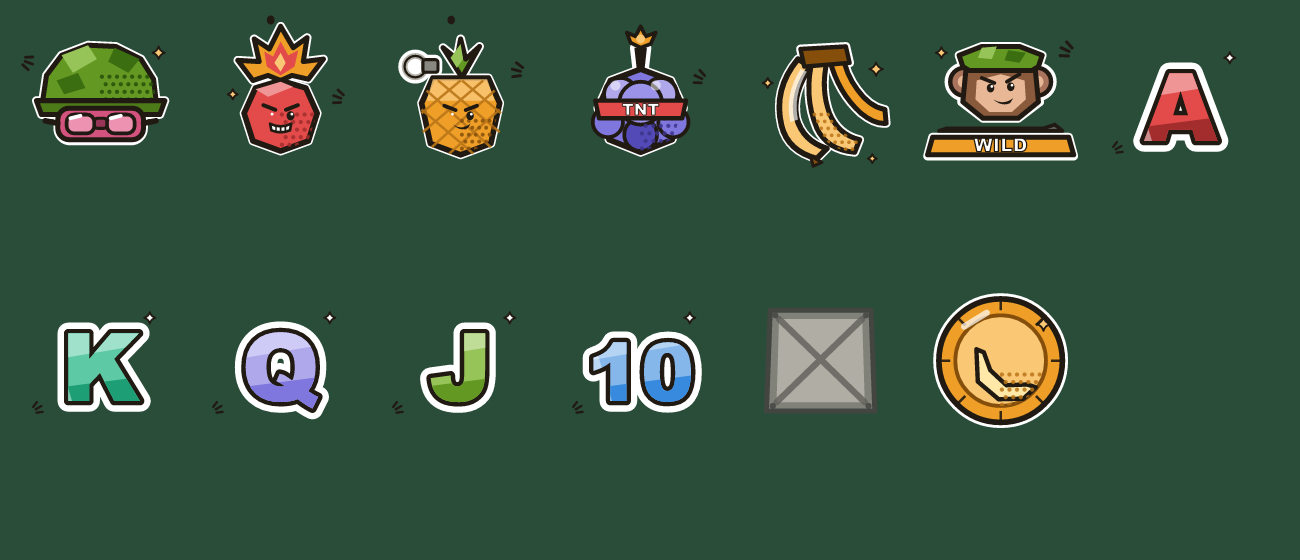
#> input picture apps/GoBanalchemy煉金/design/comic_contact_sheet.png, 1300 x 560 px, given in place of bg_base.png, which was not available
$ python sharpen_backgrounds.py
#> lines starting #> are read from the running program, lines starting #| are printed output that depends on the picture; pictures that were not available may be replaced by others from this repository, and a replacement may not be noted
"""The three backgrounds, rebuilt CRISP (2026-10-16, user: 「背景是清晰可見的，不要模糊」).

The paintings exist only at 1672 x 941 (design/source/backgrounds_1672/). They
were Lanczos'd to 1920 x 1080, and the game then stretched them again on the
GPU — cover-fit plus the 8% overscan the slow drift needs, bilinear — so on a
1920 screen the plate was enlarged ~1.24x in total and every edge went soft.

Now the one enlargement happens HERE, once, at 2560 x 1440 (Lanczos), followed
by a two-band sharpen: an unsharp mask for the fine edges (brass rims, glass
highlights, shelf lines) and a wide, gentle one for local contrast so the
painted haze does not flatten the props. On a 1920 or 2560 screen the GPU now
only shrinks the plate, which stays sharp.

JPEG q94: the plates are opaque, and as PNG at this size they were ~7 MB each.
Every mesh/bubble coordinate is resolution-free (bgProps.ts uses a 256 x 144
canvas, BG_POTIONS the 1920 x 1080 space scaled by the sprite's width).

Usage: python design/sharpen_backgrounds.py
"""
from pathlib import Path

import numpy as np
from PIL import Image, ImageFilter

APP = Path(__file__).resolve().parents[1]
SRC = APP / 'design/source/backgrounds_1672'
OUT = APP / 'static/assets/sprites/goBanalchemyBackground'
SIZE = (2560, 1440)

# BRIGHTER (2026-10-24, user: 煉金的背景要調亮). The paintings are night scenes
# and were shipping at a median brightness of 12/255 (base) — most of the room
# read as black behind the board. A gamma lift on the VALUE channel only, so a
# copper flask stays copper and the green fog stays green rather than greying
# out; the gain is a small exposure push before it. The feature plate is
# already lit by its crystals and gets the least.
#   name: (gamma, gain)       median after: base 41, feature 49, vault 52
LIFT = {'bg_base': (0.62, 1.15), 'bg_feature': (0.76, 1.08), 'bg_holdandspin': (0.75, 1.10)}


def lift(im, gamma, gain):
#> called with gamma = 0.62, gain = 1.15
    a = np.asarray(im, float) / 255
    v = a.max(-1)
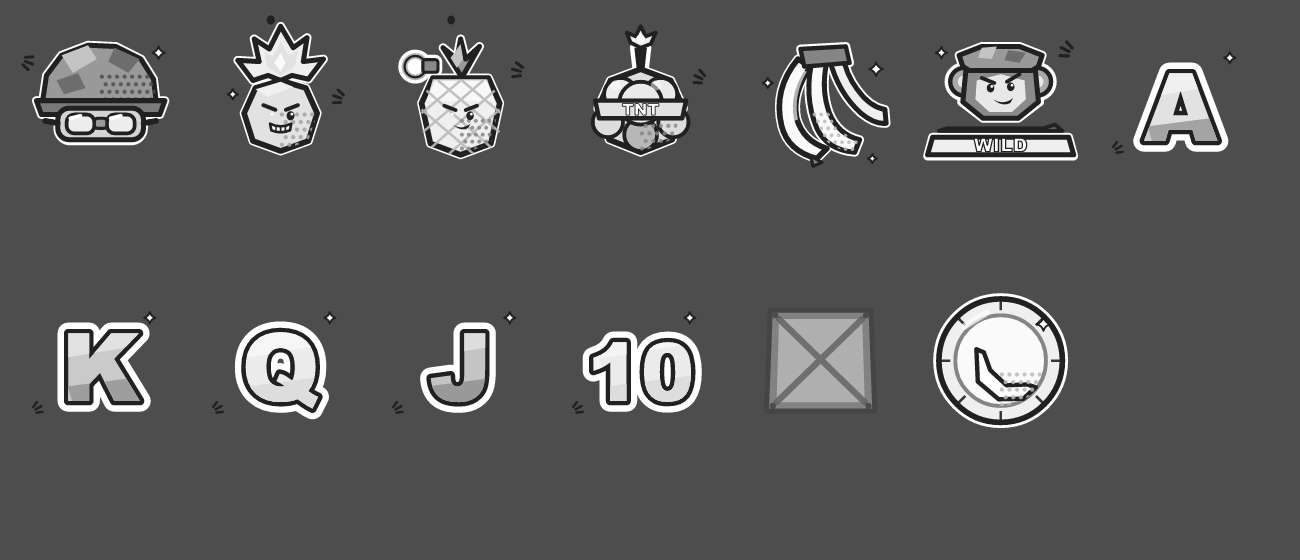
#> v: shape (560, 1300) float64; min 0.129, max 1, mean 0.354
    k = np.where(v > 1e-4, np.clip(gain * v, 0, 1) ** gamma / np.maximum(v, 1e-4), 0)
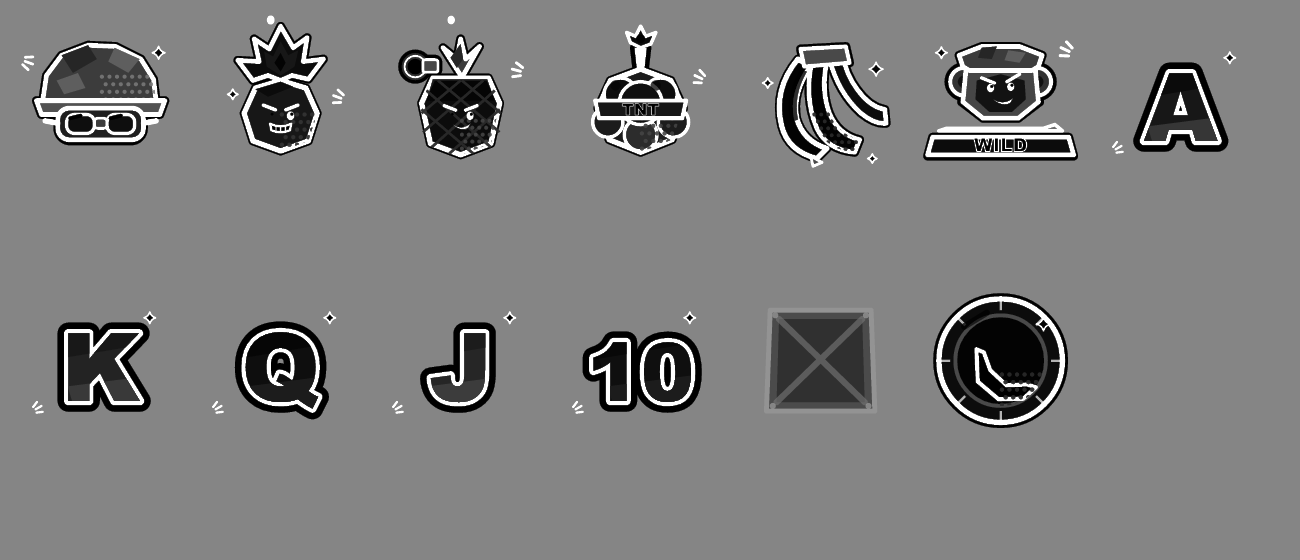
#> k: shape (560, 1300) float64; min 1, max 2.37, mean 1.68; drawn with min black and max white
    out = np.clip(a * k[..., None], 0, 1)
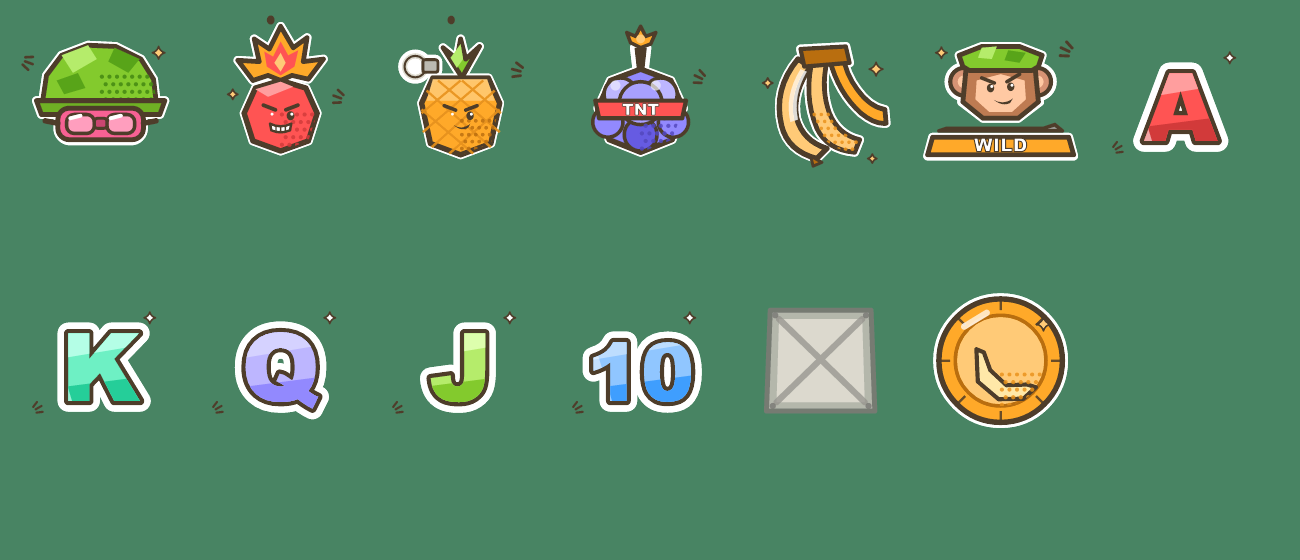
#> out: shape (560, 1300, 3) float64; mean R, G, B 0.349, 0.535, 0.409
    # a faint floor: true black reads as a hole in the picture, not as shadow
    out = out * 0.97 + 0.03 * np.array([0.06, 0.07, 0.06])
    return Image.fromarray((out * 255).round().astype(np.uint8))


for name in ('bg_base', 'bg_feature', 'bg_holdandspin'):
    im = lift(Image.open(SRC / f'{name}.png').convert('RGB'), *LIFT[name]).resize(SIZE, Image.LANCZOS)
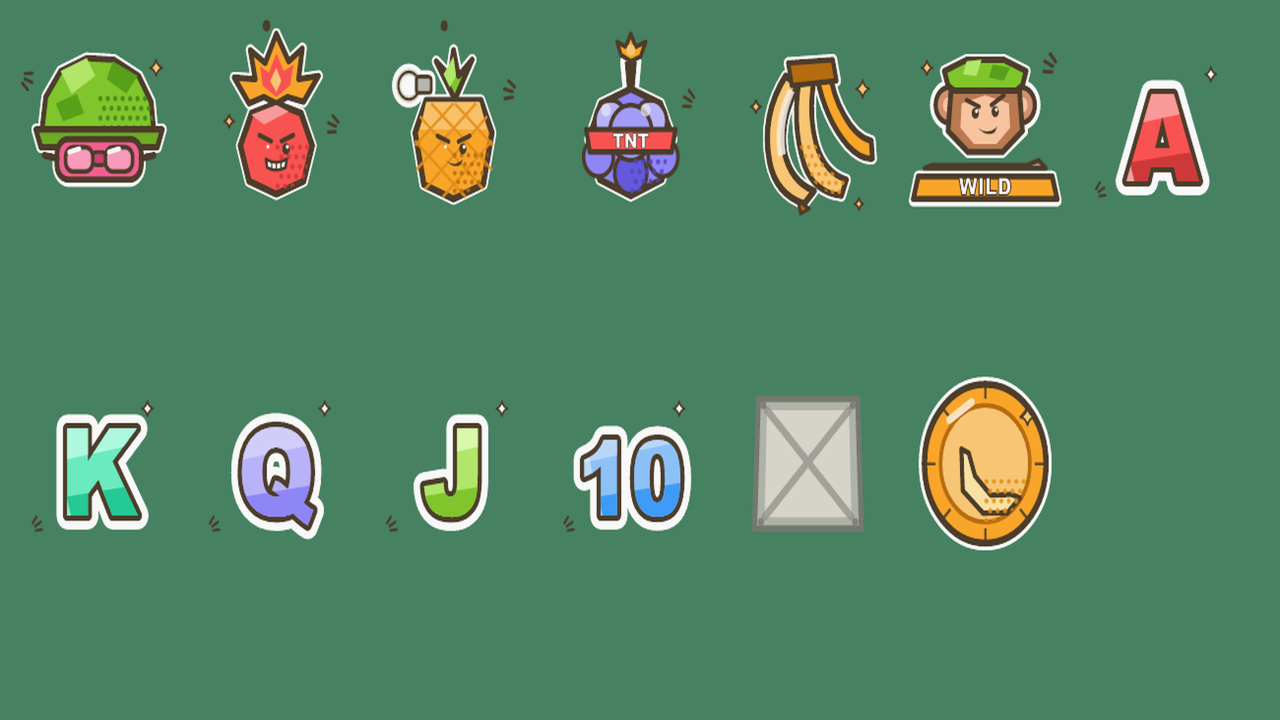
#> im: PIL image 2560x1440 RGB (shown at 1/2 size); mean R, G, B 86.3, 132.9, 101.4
    im = im.filter(ImageFilter.UnsharpMask(radius=24, percent=18, threshold=0))  # local contrast
    im = im.filter(ImageFilter.UnsharpMask(radius=1.6, percent=85, threshold=2))  # edges
    im.save(OUT / f'{name}.jpg', quality=94, subsampling=0, optimize=True)
#> (the run stopped early here; a loop or call above may not have finished)
